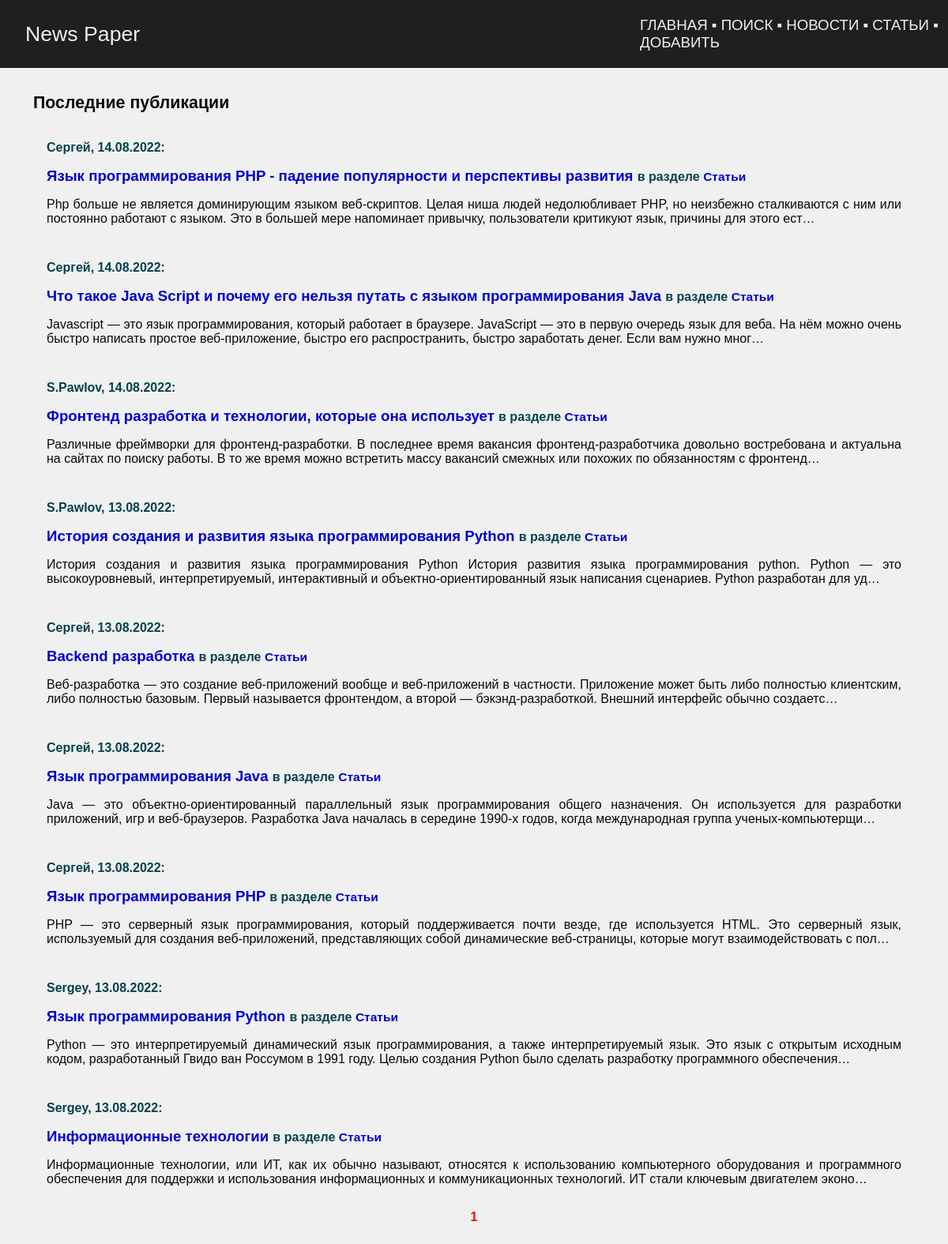
Before: / with the older database file.
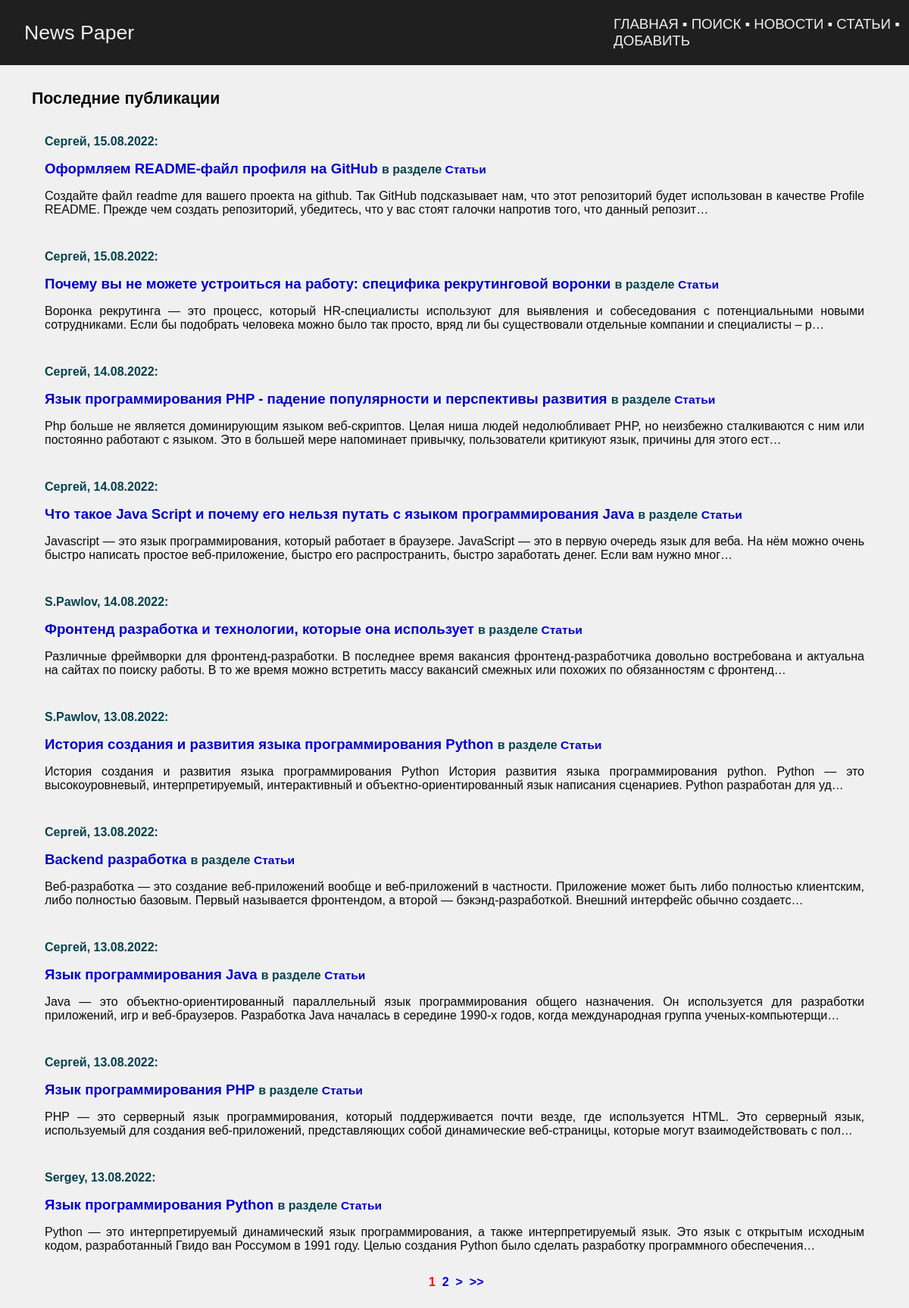
After: the same page with the newer database file.
### news/models.py (models this page shows, shortened)
class Post(models.Model):
    author_post = models.ForeignKey(
        Author, on_delete=models.CASCADE, verbose_name='Автор',
    )
    ARTICLE = 'ART'
    NEWS = 'NWS'
    CHOICE_CAT = [
        (ARTICLE, 'Статья'),
        (NEWS, 'Новость'),
    ]
    type_cat = models.CharField(
        max_length=3, choices=CHOICE_CAT, default=ARTICLE,
        verbose_name='Тип контента',
    )
    date_pub = models.DateTimeField(
        auto_now_add=True, verbose_name='Дата публикации',
    )
    post_cat = models.ManyToManyField(
        Category, through='PostCategory', verbose_name='Категория',
    )
    name = models.CharField(
        max_length=128, verbose_name='Название',
    )
    content = models.TextField(
        verbose_name='Контент',
    )
    content_rate = models.SmallIntegerField(
        default=0,
        verbose_name='Рейтинг',
    )
    class Meta:
        verbose_name = 'Пост'
        verbose_name_plural = 'Посты'

class Author(models.Model):
    author_user = models.OneToOneField(
        User,
        on_delete=models.CASCADE,
    )
    author_rate = models.SmallIntegerField(
        default=0,
    )
    def __str__(self):
        return self.author_user.username
    class Meta:
        verbose_name = 'Автор'
        verbose_name_plural = 'Авторы'

### news/views.py (the view)
# urls.py: path('', IndexView.as_view(), name='index'),
class IndexView(ListView):
    model = Post
    ordering = '-date_pub'
    template_name = 'posts.html'
    context_object_name = 'posts'
    paginate_by = 10

### news/templatetags/censor.py (called while the page is built)
@register.filter()
def censor(in_text):
    censured_text = in_text
    with open('static/json/bad_words.json', 'r') as censor_file:
        bad_text = json.load(censor_file)
    for word in censured_text.split():
        if word.lower() in bad_text:
            censured_text = censured_text.replace(
                word,
                f'{word[0]}{"*" * (len(word) - 1)}'
            )
    return censured_text

@register.filter()
def liter(in_word):
    return f'{in_word[:-1]}и'

### news/templatetags/news_tags.py (called while the page is built)
@register.simple_tag(takes_context=True)
def url_replace(context, **kwargs):
    d = context['request'].GET.copy()
    for k, v in kwargs.items():
        d[k] = v
    return d.urlencode()

### templates/posts.html (shortened to what this page needs)
{% extends 'default.html' %}
{% load censor %}
{% load news_tags %}
{% block content %}
<table class="news">
    <tr>
        <th>
            Последние публикации
        </th>
    </tr>
    <tr>
        <td>
            <table>
            {% for post in posts %}
            <tr>
                <td>
                    <p class="metanews">
                        {{ post.author_post }}, {{ post.date_pub|date:'d.m.Y' }}:
                    </p>
                    <a class="news_title" href="{% url 'news:detail' post.id %}">
                        {{ post.name|censor }}
                    </a>
                    <span class="metanews">
                        в разделе
                    </span>
                    {% if post.type_cat == 'NWS' %}
                        <a class="news_title" href="{% url 'news:news' %}">
                            <span style="font-size: smaller">{{ post.get_type_cat_display|liter }}</span>
                        </a>
                    {% elif post.type_cat == 'ART' %}
                        <a class="news_title" href="{% url 'news:articles' %}">
                            <span style="font-size: smaller">{{ post.get_type_cat_display|liter }}</span>
                        </a>
                    {% else %}
                        <a class="news_title" href="#">
                            #
                        </a>
                    {% endif %}
                    <br>
                    <p>{{ post.content|censor|truncatechars:250|safe }}</p>
                </td>
            </tr>
            {% endfor %}
            </table>
        </td>
    </tr>
</table>
<div class="pagination">
    <span class="current">&nbsp;{{ page_obj.number }}&nbsp;</span>
    {% if page_obj.has_next %}
        <a href="?{% url_replace page=page_obj.next_page_number %}">{{ page_obj.next_page_number }}</a>
        <a href="?{% url_replace page=page_obj.next_page_number %}">&nbsp;></a>
        <a href="?{% url_replace page=page_obj.paginator.num_pages %}">&nbsp;>></a>
    {% endif %}
</div>
{% endblock content %}

Changed rows visible on the page:
no longer on this page (row unchanged): Post: author_post "Sergey", date_pub "13.08.2022", name|censor "Информационные технологии", type_cat|liter "Статьи", content|censor "Информационные технологии, или ИТ, как их обычно называют, относятся к использованию компьютерного оборудования и программного обеспечения для поддержки и использования информационных и коммуникационных технологий. ИТ стали ключевым двигателем эконо…"
added Post: author_post "Сергей", date_pub "15.08.2022", name|censor "Оформляем README-файл профиля на GitHub", type_cat|liter "Статьи", content|censor "Создайте файл readme для вашего проекта на github. Так GitHub подсказывает нам, что этот репозиторий будет использован в качестве Profile README. Прежде чем создать репозиторий, убедитесь, что у вас стоят галочки напротив того, что данный репозит…"
added Post: author_post "Сергей", date_pub "15.08.2022", name|censor "Почему вы не можете устроиться на работу: специфика рекрутинговой воронки", type_cat|liter "Статьи", content|censor "Воронка рекрутинга — это процесс, который HR-специалисты используют для выявления и собеседования с потенциальными новыми сотрудниками. Если бы подобрать человека можно было так просто, вряд ли бы существовали отдельные компании и специалисты – р…"
Other visible differences:
{{ page_obj.next_page_number }}: (not shown) → "2"
